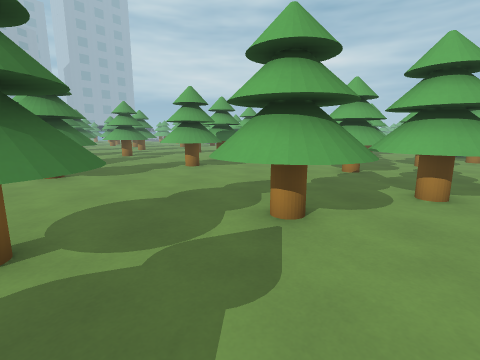
view 1 (above)

24 first-person views from a walk through a 3-D level made in the Godot game engine. The camera is 1.4 m above the floor, tilts 10° down and sees 85° across. The floor is counted in squares, 1 m on a side. Each view is taken from the middle of a square. On the plan, view 1 faces up. The plan holds only what a view shows up to about 13 squares ahead; the rest is blank. The place goes on beyond the plan.

view 2
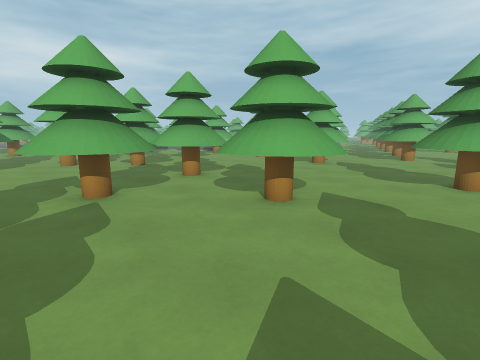

view 3
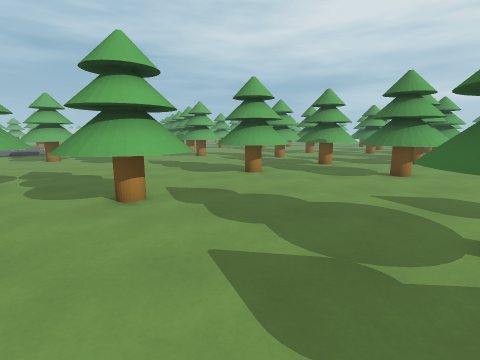

view 4
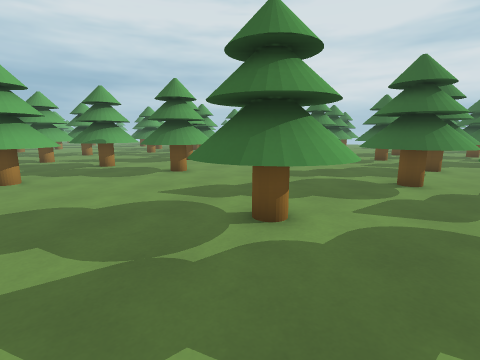

view 5
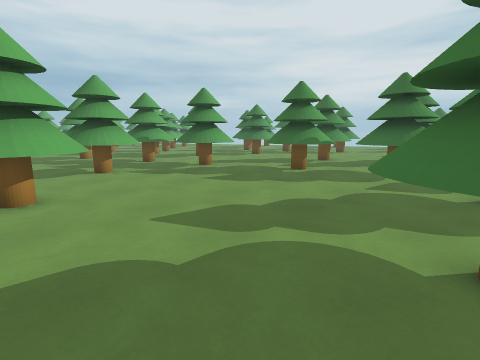

view 6
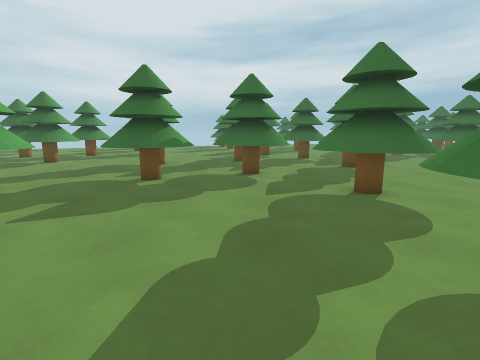

view 7
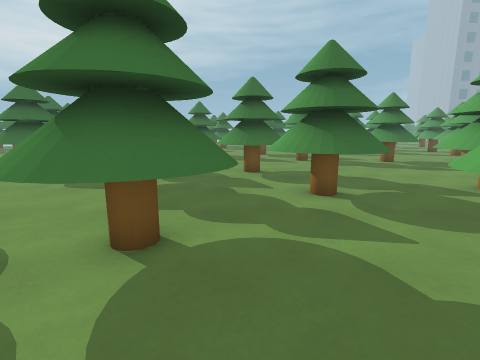

view 8
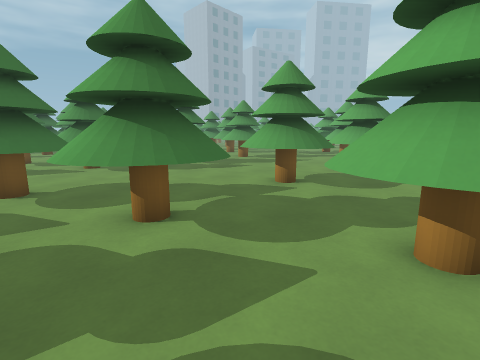

view 9
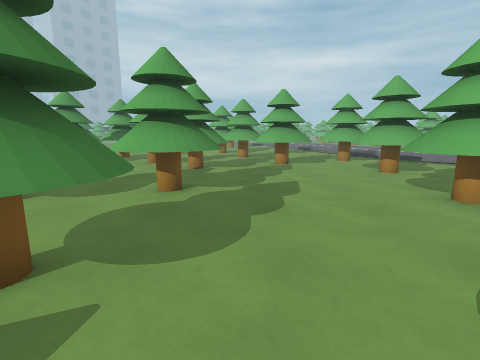

view 10
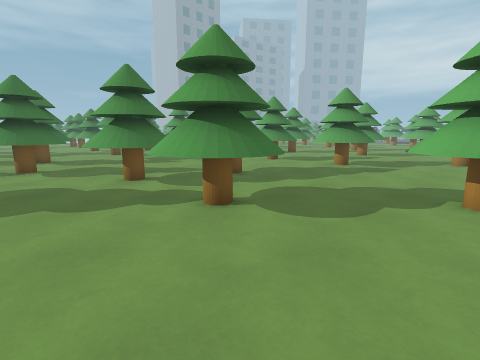

view 11
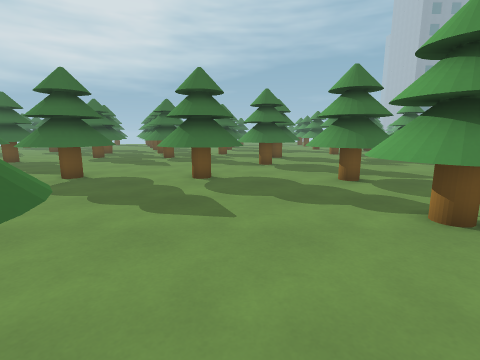

view 12
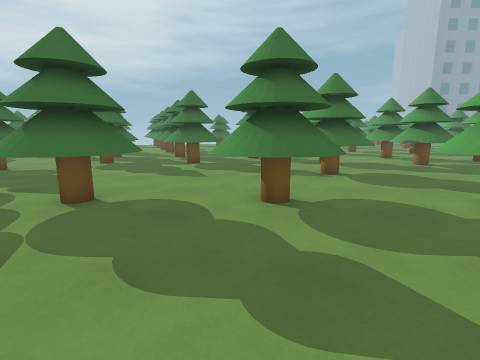

view 13
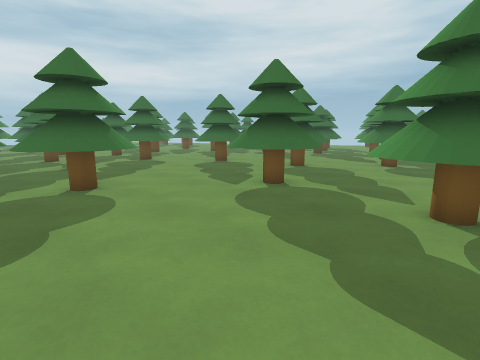

view 14
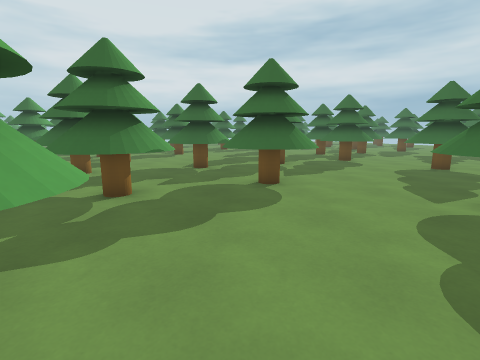

view 15
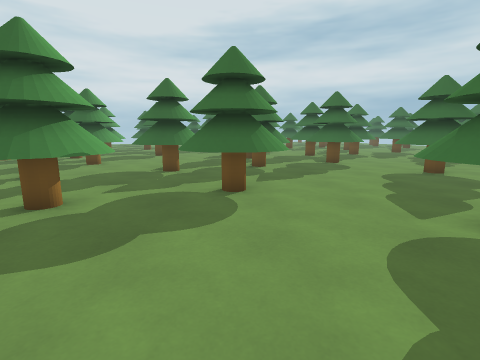

view 16
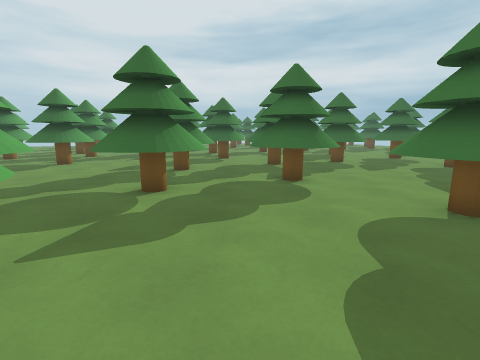

view 17
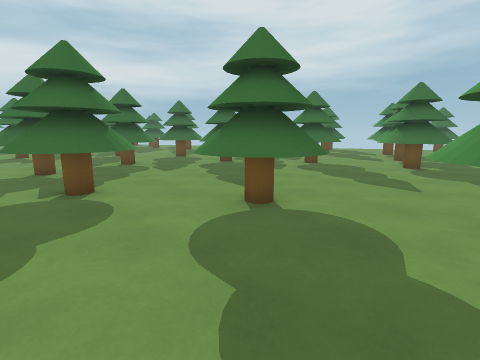

view 18
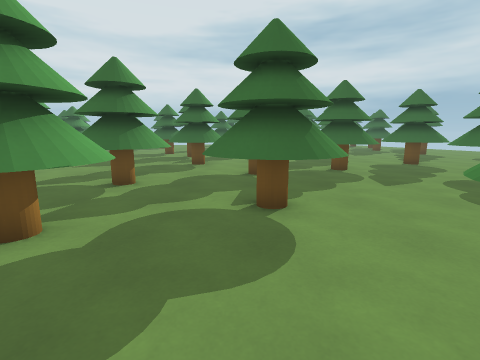

view 19
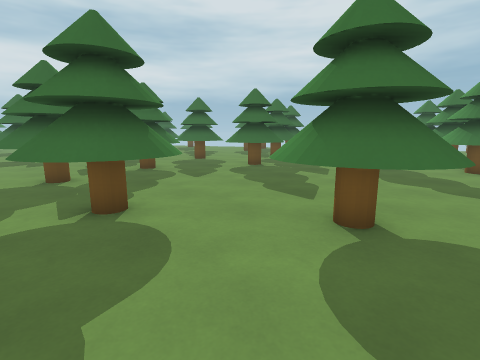

view 20
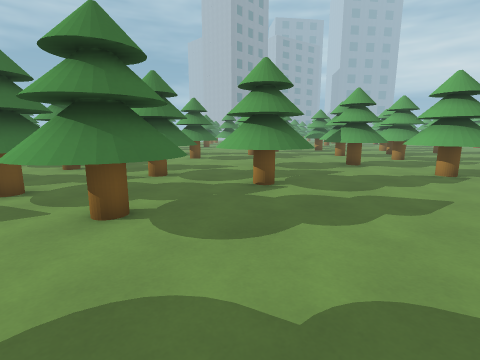

view 21
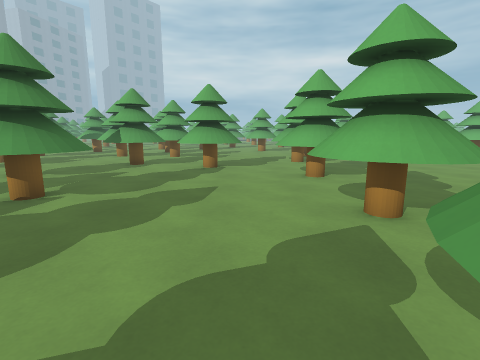

view 22
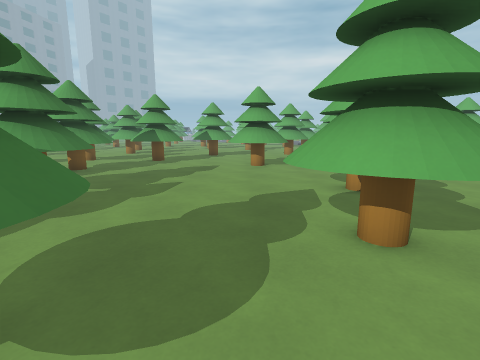

view 23
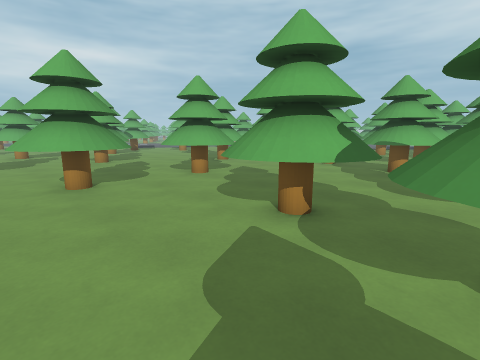

view 24
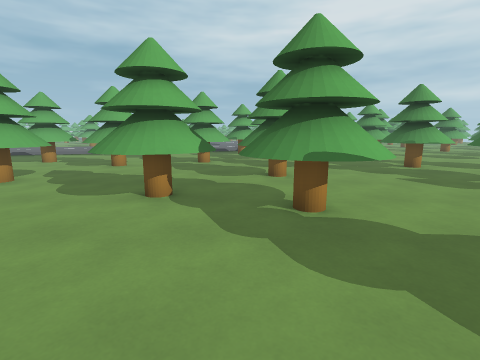

### Floor plan
Key: @ floor where view 1 was taken; . floor; T tree; O other object.
Columns run from 19 left of view 1 to 11 right of it. Each row starts with its distance up from view 1.
 18  .TT...  ..  ..........TT
 17  ......TTT.TTT..........
 16  T.....TTT.TTT...TT .....
 15 TTT..............TTT....TT
 14  T...............TTT....TT
 13  .........T......T..TT.....   T
 12   TT.....TTT....TTT.TT ...T  .T
 11  TTT.....TTT....TTT.TT T .TTT..
 10  .T.......... ........TTT..T..
  9  .......TTT. TT.......TTT....TT
  8  TT.....TTT.TTT...............T
  7 TTT.TTT..T...T.........T......T
  6 .TT.TTT.............T.TTT......
  5 ....TT..TT.........TTTTTT....TT
  4  ......TTTT.....T..TTT.T.....TT
  3 ........TT.....TTT..T.........T
  2 .TT............TTT....TTT......
  1 TTT.....TT...........TTTT......
  0  TT.....TTT.... ...@..TT...T...
 -1 .......TTTT...TTT.........TT ..
 -2 .T......T.....TTTT........TT ..
 -3  TT............TT...T......T...
 -4 TTT....TTT.........TTT.......TT
 -5 .T..T..TTT.....TTT.TTT....T.TT
 -6  ..TTT..T...T..TTT..T....TTT.T
 -7 ...TTT.....TTT.TTT.......TT ..
 -8 ....T......TTT....TT...... ..T
 -9 .....T......T.....TTT.......TTT
-10 ....TTT.......TT..TTT.......TTT
-11 ....TTT....T..TTT..............
-12 .....T....TTT.T ..TT.........T.
-13 .......TT.TTT.....TTT.......TT
-14 ......TTT.. ......TTT...TT..TT
-15 .......TT..TT........TT.TTT..
-16 T.........TTT........TTTTT ....
-17 TT.....TT.TTT....TT..TT .......
-18 TT..T. TT.. ....TTT......T ....
-19 ...TTT  T.......TT ......TT ...
-20 T.. T   ..T.. ..   ..TTT.   ..O

Where each view was taken, in squares from view 1:
view 1: 0 up, 0 right, facing up
view 2: 2 down, 1 left, facing up-right
view 3: 1 down, 2 left, facing right
view 4: 1 down, 2 left, facing down-right
view 5: 6 down, 0 right, facing down-right
view 6: 7 down, 3 right, facing down
view 7: 8 down, 3 right, facing left
view 8: 8 down, 1 right, facing up-left
view 9: 1 down, 6 right, facing up
view 10: 5 up, 2 left, facing up-left
view 11: 5 up, 2 left, facing left
view 12: 3 up, 5 left, facing left
view 13: 0 up, 5 left, facing down-left
view 14: 0 up, 6 left, facing down
view 15: 1 down, 7 left, facing down
view 16: 6 down, 10 left, facing down
view 17: 7 down, 10 left, facing down-left
view 18: 9 down, 11 left, facing down
view 19: 9 down, 10 left, facing down-left
view 20: 5 down, 13 left, facing up-left
view 21: 5 down, 13 left, facing up
view 22: 5 up, 12 left, facing up
view 23: 9 up, 13 left, facing up-right
view 24: 13 up, 7 left, facing right
